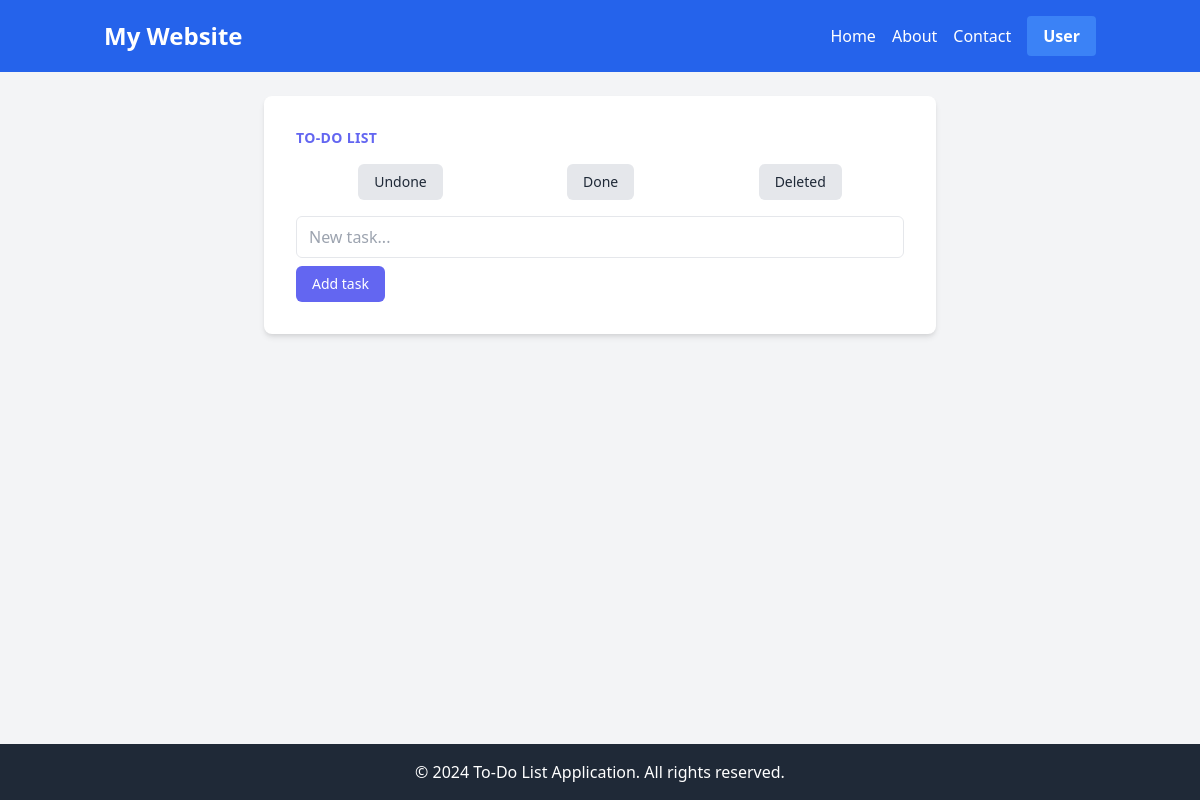
/todolist/?filter=deleted, run on an earlier commit of the app's database.
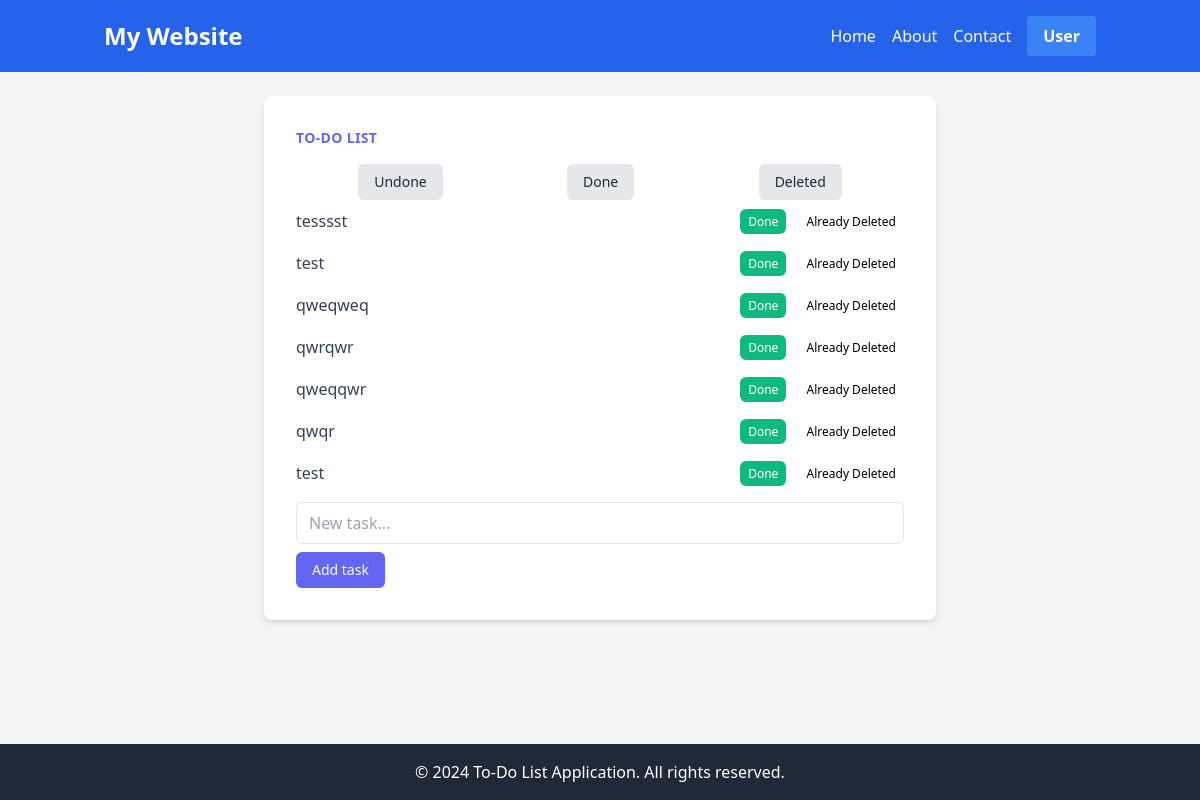
And on a later commit of the database.
### todoList/models.py (models this page shows, shortened)
class Todolist(models.Model):
    taskName = models.CharField(max_length=100)
    isDone = models.BooleanField(default=False)
    updatedDate = models.DateTimeField(auto_now=True)
    isDeleted = models.BooleanField(default=False)

### todoList/views.py (the view, shortened to what this page needs)
# urls.py: path('todolist/',include('todoList.urls')),
def todoList(request):
    session_key = request.session.session_key
    if(not session_key):
        request.session.create()
        session_key = request.session.session_key
    pageFilter = request.GET.get('filter')
    if pageFilter:
        if pageFilter.lower() == 'undone':
            taskList = Todolist.objects.filter(isDeleted=False, isDone=False).order_by('updatedDate','id')
        elif pageFilter.lower() == 'done':
            taskList = Todolist.objects.filter(isDeleted=False, isDone=True).order_by('updatedDate','id')
        elif pageFilter.lower() == 'deleted':
            taskList = Todolist.objects.filter(isDeleted=True).order_by('updatedDate','id')
        else:
            return redirect('todoList:index')
    else:
        taskList = Todolist.objects.filter(isDeleted=False).order_by('isDone','updatedDate','id')
    daysKeep = 3
    past_date_before_daysKeep = timezone.now() - timedelta(days = daysKeep)
    filteredList = [i for i in taskList if (i.isDone and i.updatedDate >= past_date_before_daysKeep) or not i.isDone ]
    """ filteredList = []
    for i in taskList:
        if (i.isDone  and i.updatedDate >= past_date_before_daysKeep) or not i.isDone:
            filteredList.append(i)
         """
    data = {
        'filteredList':filteredList,
    }
    return render(request, 'todoList/todoList.html',data)

### templates/todoList/todoList.html (shortened to what this page needs)
{% extends 'todoList/base.html' %}
{% block mainContent%}
  <main class="flex-grow p-6">
    <div class="max-w-md mx-auto bg-white rounded-lg shadow-md overflow-hidden md:max-w-2xl">
        <div class="md:flex">
            <div class="p-8 w-full">
                <div class="uppercase tracking-wide text-sm text-indigo-500 font-semibold">To-Do List</div>
                <div class="mt-4 flex justify-around">
                    <a href="{%url 'todoList:index' %}?filter=undone" class="px-4 py-2 bg-gray-200 text-gray-800 text-sm font-medium rounded-md hover:bg-gray-300">Undone</a>
                    <a href="{%url 'todoList:index' %}?filter=done" class="px-4 py-2 bg-gray-200 text-gray-800 text-sm font-medium rounded-md hover:bg-gray-300">Done</a>
                    <a href="{%url 'todoList:index' %}?filter=deleted" class="px-4 py-2 bg-gray-200 text-gray-800 text-sm font-medium rounded-md hover:bg-gray-300">Deleted</a>
                </div>
                <div class="mt-2">
                    <ul class="space-y-4">
                        {% for task in filteredList%}
                        <li class="flex items-center justify-between">
                            {% if task.isDone %}
                            <span class="text-gray-700"><strike>{{task.taskName}}</strike></span>
                            {% else  %}
                            <span class="text-gray-700">{{task.taskName}}</span>
                            {% endif %}
                            <div>
                                {% if task.isDone %}
                                <a href="{% url 'todoList:update' task.id%}" class="px-2 py-1 bg-yellow-500 text-white text-xs font-medium rounded-md hover:bg-yellow-700">Undone</a>
                                {% else  %}
                                <a href="{% url 'todoList:update' task.id%}" class="px-2 py-1 bg-green-500 text-white text-xs font-medium rounded-md hover:bg-green-700">Done</a>
                                {% endif %}
                                {% if task.isDeleted %}
                                <button type='button' class="px-2 py-1  text-xs font-medium rounded-md ml-2 cursor-not-allowed" disabled>Already Deleted</button>
                                {% else %}
                                <a href= "{% url 'todoList:delete' task.id%}" class="px-2 py-1 bg-red-500 text-white text-xs font-medium rounded-md hover:bg-red-700 ml-2" >Delete</a>
                                {% endif %}
                            </div>
                        </li>
                        {% endfor %}
                    </ul>
                </div>
                <div class="mt-4">
                    <form method='POST'>
                        <input type="text" name='taskSubject' placeholder="New task..." class="px-3 py-2 border rounded-md w-full mb-2">
                        <input type="submit" class="px-4 py-2 bg-indigo-500 text-white text-sm font-medium rounded-md hover:bg-indigo-700" value='Add task'>
                    </form>
                </div>
            </div>
        </div>
    </div>
</main>
{% endblock mainContent%}

### templates/todoList/base.html (shortened to what this page needs)
<!DOCTYPE html>
<html lang="en">
<head>
    <link href="https://cdn.jsdelivr.net/npm/tailwindcss@2.2.19/dist/tailwind.min.css" rel="stylesheet">
</head>
<body class="bg-gray-100 flex flex-col min-h-screen">
    {% include 'home/components/header.html' %}
    {% block mainContent%}
    {% endblock mainContent%}
    {% include 'todoList/components/footer.html' %}
</body>
</html>

### templates/home/components/header.html (shortened to what this page needs)
<header class="bg-blue-600 text-white py-4">
    <div class="container mx-auto px-4 flex justify-between items-center">
        <h1 class="text-2xl font-bold">My Website</h1>
        <nav class="flex space-x-4 items-center">
            <ul class="flex space-x-4">
                <li><a href="{% url 'home:home'%}" class="hover:underline">Home</a></li>
                <li><a href="#" class="hover:underline">About</a></li>
                <li><a href="#" class="hover:underline">Contact</a></li>
            </ul>
            <div class="relative">
                <button id="userMenuButton" class="bg-blue-500 hover:bg-blue-700 text-white font-bold py-2 px-4 rounded inline-flex items-center">
                    <span>User {% if user.is_authenticated %}: {{user.username}} {%endif%}</span>
                </button>
            </div>
        </nav>
    </div>
</header>

### templates/todoList/components/footer.html
 <footer class="bg-gray-800 text-white py-4">
    <div class="container mx-auto text-center">
        <p>&copy; 2024 To-Do List Application. All rights reserved.</p>
    </div>
</footer>

What changed in the data, as far as the page shows it:
added Todolist: taskName "tesssst", isDone "Done", isDeleted "Already Deleted"
added Todolist: taskName "test", isDone "Done", isDeleted "Already Deleted"
added Todolist: taskName "qweqweq", isDone "Done", isDeleted "Already Deleted"
added Todolist: taskName "qwrqwr", isDone "Done", isDeleted "Already Deleted"
added Todolist: taskName "qweqqwr", isDone "Done", isDeleted "Already Deleted"
added Todolist: taskName "qwqr", isDone "Done", isDeleted "Already Deleted"
added Todolist: taskName "test", isDone "Done", isDeleted "Already Deleted"
